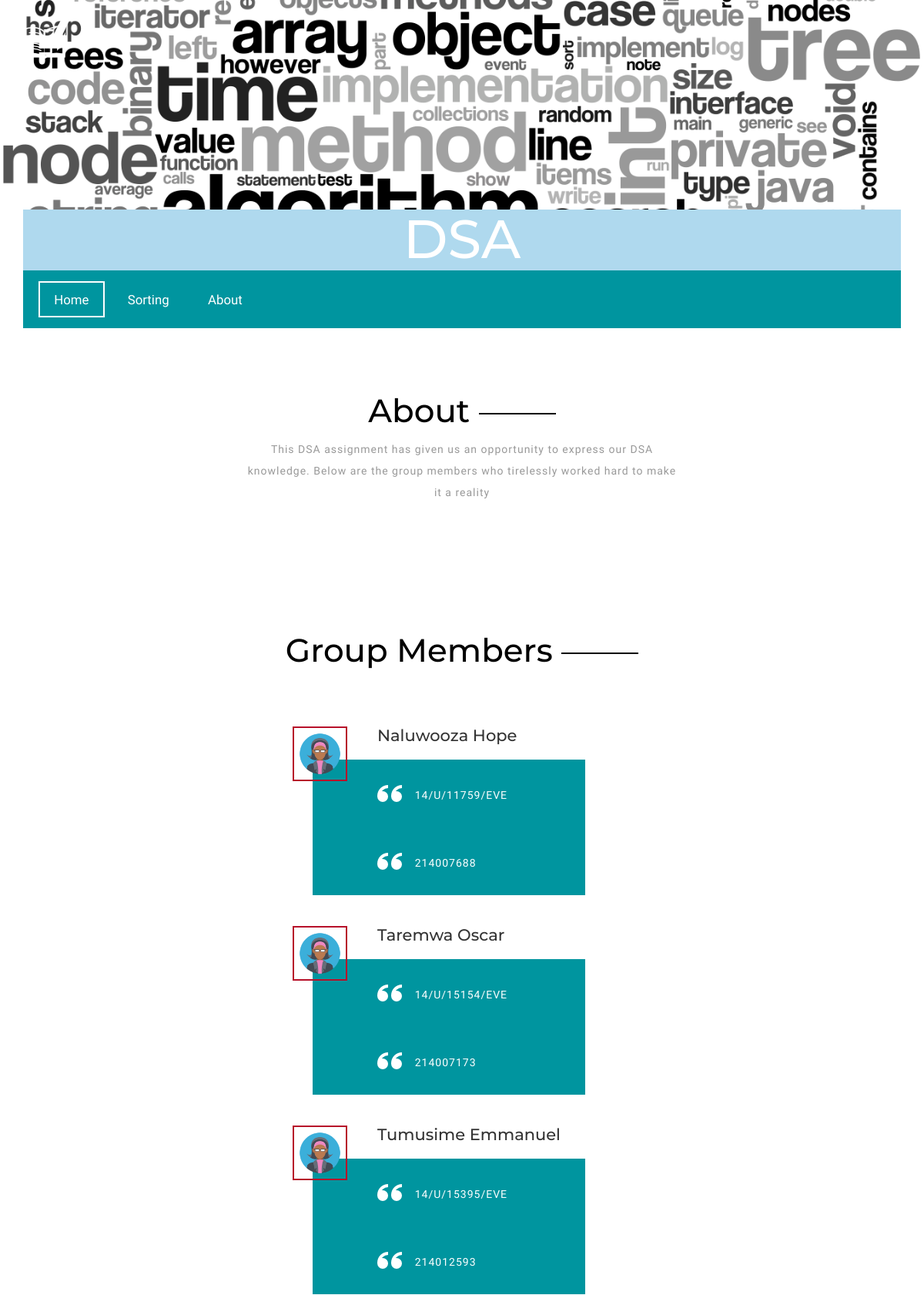
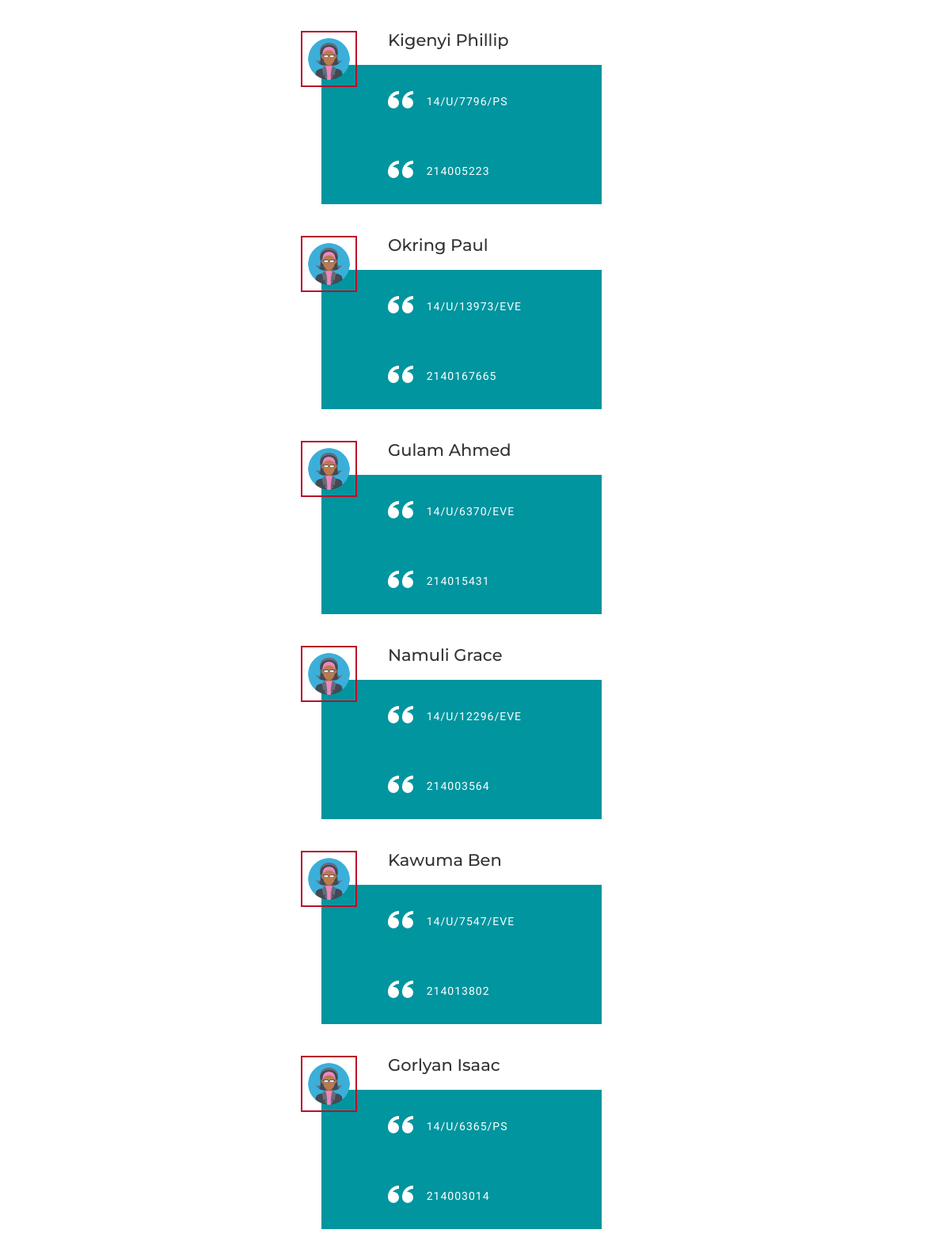
The page /about/ (upper part) on the database its author committed (2 pictures, top to bottom).
### myapp/models.py (models this page shows, shortened)
class Member(models.Model):
    name = models.CharField(max_length=200)
    image = models.CharField(max_length=200, null=True, default="images/dsa1.png")
    reg_num = models.CharField(max_length=20)
    student_num = models.IntegerField(null=True, default=12345)

### myapp/views.py (the view)
# urls.py: url(r'^about/', views.about, name='about'),
def about(request):
    members = Member.objects.all()
    return render(request, 'about.html', {
        'members': members
    })

### templates/about.html (shortened to what this page needs)
{% extends 'base2.html' %}
{% load static %}
{% block content %}
    <div class="about">
        <div class="container">
            <div class="about-head">
                <h2>About</h2>
                <p> This DSA assignment has given us an opportunity to express our DSA knowledge. Below are the group
                    members who tirelessly worked hard to make it a reality</p>
            </div>
        </div>
    </div>
    <div class="test">
        <div class="container">
            <h3>Group Members</h3>
            {% for member in members %}
                <div class=" test-grid-1 dsa-margin">
                    <div class="col-md-6 test-wrapper">
                        <img src="{% static 'images/avatar5.png' %}" alt="" class="img-responsive">
                        <div class="test-grid">
                            <div class="test-gr">
                                <h4>{{ member.name }}</h4>
                                <br>
                            </div>
                            <p>{{ member.reg_num }}</p>
                            <p>{{ member.student_num }}</p>
                        </div>
                    </div>
                    <div class="clearfix"></div>
                </div>
                <br>
                <br>
            {% endfor %}
        </div>
    </div>
{% endblock %}

### myapp/static/css/style.css (style rules this page uses)
body { background:#fff; font-family: 'Catamaran', sans-serif; }
h1,h2,h3,h4,h5,h6,label,p { margin:0; }
.about-head h2 { font-size: 3em; font-family: 'Montserrat', sans-serif; color: #000; text-align: center; margin: 0 0 0.3em; }
.about-head p { font-size: 1em; color: #999; line-height: 2em; text-align: center; width: 50%; margin: 0 auto; letter-spacing: 1px; }
.about-head h2:after { display: inline-block; width: 100px; height: 2px; background-color: #000; vertical-align: middle; margin-left: 1%; content:""; }
.about { padding: 6em 0; }
.test-wrapper { position: relative; }
.test-grid { float: right; width: 97%; }
.test-wrapper img { position: absolute; left: 0; width: 18%; border: 2px solid #B7112A; }
.test-grid p { background: #00959F; font-size: 1em; line-height: 2em; padding: 2em; letter-spacing: 1px; color: #fff; }
.test-grid p:before { background: url(../images/left.png) no-repeat; content: ""; display: inline-block; margin: 0 1.2em 0 4em; width: 32px; height: 32px; vertical-align: bottom; }
.test-gr { margin-left: 6em; }
.test-gr h4 { font-size:1.5em; font-family: 'Montserrat', sans-serif; }
.test { padding: 6em 0; }
.test h3 { font-size: 3em; font-family: 'Montserrat', sans-serif; color: #000; text-align: center; margin: 0 0 1.8em; }
.test h3:after { display: inline-block; width: 100px; height: 2px; background-color: #000; vertical-align: middle; margin-left: 1%; content:""; }
.dsa-margin { margin-left: 350px; }

### rows shown on the page
Member: name "Naluwooza Hope", reg_num "14/U/11759/EVE", student_num "214007688"
Member: name "Taremwa Oscar", reg_num "14/U/15154/EVE", student_num "214007173"
Member: name "Tumusime Emmanuel", reg_num "14/U/15395/EVE", student_num "214012593"
Member: name "Kigenyi Phillip", reg_num "14/U/7796/PS", student_num "214005223"
Member: name "Okring Paul", reg_num "14/U/13973/EVE", student_num "2140167665"
Member: name "Gulam Ahmed", reg_num "14/U/6370/EVE", student_num "214015431"
Member: name "Namuli Grace", reg_num "14/U/12296/EVE", student_num "214003564"
Member: name "Kawuma Ben", reg_num "14/U/7547/EVE", student_num "214013802"
Member: name "Gorlyan Isaac", reg_num "14/U/6365/PS", student_num "214003014"
